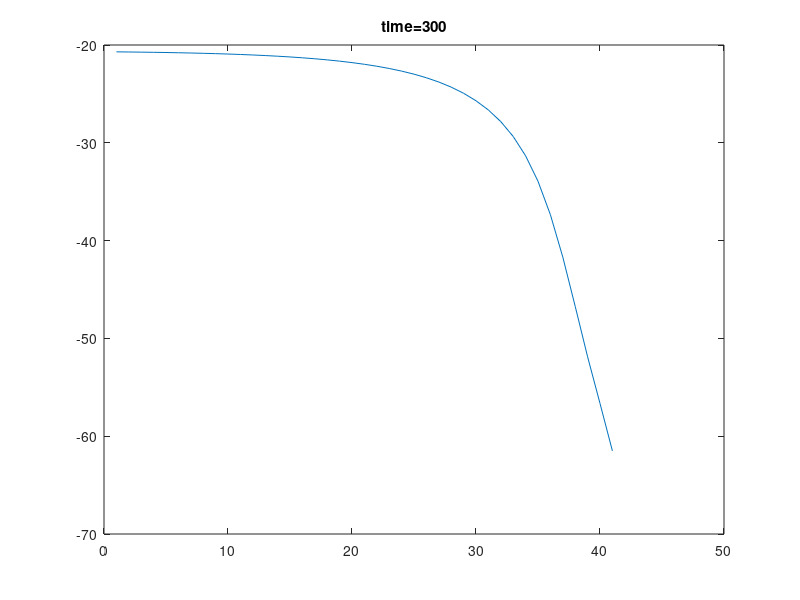

MATLAB code to generate this figure:
function [] = Richard1dTest()
% Richars equation 1D solver tester.
% The function focus on fix Dirichlet BC.
% This function serves as a simple tester for all Richard solver developed in this
% project.
%
% Input parameters:
%
% Output parameters:
%
% Examples:
%
% % Short description of example, followed by Matlab code line
% >> matlab code of example
%
% See also: 
% Author:   Wei Xing
% History:  03/05/2017  file created
%
%% Parameter Initial 
%     % Set standard initialization parameter
%        InitOptStandard = [0.2, 0.25, 0];
%        % InitRand = 0.3 (use normal random inoculation with 30% of domain of variables),
%        % InitNindKeep = 0.2 (keep 20% maximal)
%        % InitNindUniform = 0 (create no random individuals)
%     % Check input parameters
%        % At least the first 2 input parameters are necessary
%        if nargin < 2,  error('Not enough input parameters (at least 2 parameters - individuals and Nind)'); end
%        if isnan(PopInit), PopInit = []; end
%        % The 3. input parameter is optional, default is []
%        if nargin < 3,  VLUB = []; end
%     % the 4. input parameter is optional and can contain multiple options
%        if nargin < 4, InitOpt = []; end
%        if isnan(InitOpt), InitOpt = []; end
%        % When too many options are contained in InitOpt, issue a warning and 
%        % shorten the parameter vector
%        if length(InitOpt) > length(InitOptStandard), 
%           InitOpt = InitOpt(1:length(InitOptStandard)); 
%           warning(' Too many parameters in InitOpt! InitOpt was shortened.');
%        end
tic
%% Setup
% Spatial setup
lengthZ=40;
deltaZ=1;
nZ=lengthZ/deltaZ+1;

% Temporal setup
lengthTime=300;
deltaTime=1;
nTime=lengthTime/deltaTime;

% Iteration solver setup
nMaxIteration=1000;
miniIteError=0.1;


%% Initialize mesh
% [X,Z] = meshgrid(0:deltaX:lengthX,0:deltaZ:lengthZ);
[Z] = ndgrid(0:deltaZ:lengthZ);

%%  Permeability field
lengthcale=100;     
%larger number means less stochastic (more correlation as one zooms in the 
%field) field. Thus gives smoother result.
scale=0.005;
% overall magnitude of the permeability field. decide the changing speed.

Ks=permeabilityField([Z(:)],lengthcale)*scale;


%% initial conditions and boundary value (DBC)
h_init=ones(nZ,1)*-61.5;               %value for all initial points

h_init(1,1)=-20.7;       %value for top DBC
h_init(end,1)=-61.5;     %value for bottom DBC


dbcFlag=zeros(nZ,1);
dbcFlag(1)=1;
dbcFlag(end)=1;

%Auxiliary variable
% P=diag(dbcFlag);

dbcIndex=find(dbcFlag);
nodeIndex=find(~dbcFlag);

nNode=sum(~dbcFlag);


%% Main

imethod=3;

H=h_init;
for t=1:nTime
    
    H_PreviousTime=H;
    
    for k=1:nMaxIteration 
    
        H0=H;
        
        C=theataDifFunc(H);
        K=kFunc(H);
        
            %% Method I
            %initialize
            A=zeros(nNode);
            B=zeros(nNode,1);

            %Assemble Ax+B=0;

            switch imethod 
                case 1 
                    
                    indexMatrix=zeros(nZ,1);
                    indexMatrix(2:end-1)=1:nZ-2;                
                    i=1;
                    
                    for j =2:nZ-1

                        kHalfUp   =(K(j,i)+K(j-1,i))/2;
                        kHalfDown =(K(j,i)+K(j+1,i))/2;

                        cCenter=C(j,i);


                        wUp   = -kHalfUp  ./deltaZ^2;
                        wDown = -kHalfDown./deltaZ^2;

                        wCenter=cCenter/deltaTime-wUp-wDown;
                        b=(kHalfDown-kHalfUp)/deltaZ-H_PreviousTime(j,i)*cCenter/deltaTime;

%                         indexCenter=j;
%                         indexUp=j-1;
%                         indexDown=j+1;

                        indexCenter=indexMatrix(j,i);
                        indexUp=indexMatrix(j-1,i);
                        indexDown=indexMatrix(j+1,i);

                        %Check BC and modify 
                        %check if top BC
                        if j==2 
                            indexUp=0;
                            b=b+wUp*H(j-1,i);
                        end

                        %check if bottom BC
                        if j==nZ-1 
                            indexDown=0;
                            b=b+wDown*H(j+1,i);
                        end


                        if indexUp>0 A(indexCenter,indexUp)=wUp; end
                        if indexDown>0 A(indexCenter,indexDown)=wDown; end

                        A(indexCenter,indexCenter)=wCenter;
                        B(indexCenter,1)=b;

                    end
                    
                case 2          %% Method II semi-Vectorize code                                                  
                    Atemp=zeros(nZ);
                    Btemp=zeros(nZ,1);
%                     nZ=nNode;

                    for i=2:nZ-1    % for all non-boundary points

                %        w_center(i)= (2*K(i)+ K(i-1)+K(i+1))/(4*deltaZ^2)+C(i)/deltaT;
                %        w_up(i)    = (K(i)+ K(i-1))/(-2*deltaZ^2);
                %        w_down(i)  = (K(i)+ K(i+1))/(-2*deltaZ^2); 
                %        b(i)       = (K(i+1)-K(i-1))/(2*deltaZ);

                       Atemp(i,i)   = (2*K(i)+ K(i-1)+K(i+1))/(2*deltaZ^2)+C(i)/deltaTime;
                       Atemp(i,i-1) = (K(i)+ K(i-1))/(-2*deltaZ^2);
                       Atemp(i,i+1) = (K(i)+ K(i+1))/(-2*deltaZ^2); 
                       Btemp(i)     = (K(i+1)-K(i-1))/(2*deltaZ)-H_PreviousTime(i)*C(i)/deltaTime;

                    end

%                     dbcFlag=zeros(nZ,1);
%                     dbcFlag(1)=1;
%                     dbcFlag(end)=1;
% 
%                     P=diag(dbcFlag);
% 
% 
%                     dbcIndex=find(dbcFlag);
%                     nodeIndex=find(~dbcFlag);

                    A=Atemp(nodeIndex,nodeIndex);
                    B=Btemp(nodeIndex)+Atemp(nodeIndex,dbcIndex)*H(dbcIndex);
                    
                    
                    
                    
                case 3      %% Method III Vectorize code    
                    
                    Ac = (2.*K+ circshift(K,1)+circshift(K,-1))/(2*deltaZ^2)+C/deltaTime;   %first and last elements are meaningless                    
%                         Ac([1,end])=[0;0];      %make explicit for first and last elements to be meaningless. This line is NOT necessary for the code to run.   

                    Au = (K+ circshift(K,1))/(-2*deltaZ^2);                         
%                         Au([end,end-1])=[0;0];      %make explicit for first and last elements to be meaningless. This line is NOT necessary for the code to run.       
                    
                    Ad = (K+ circshift(K,-1))/(-2*deltaZ^2);                            
%                         Ad([1,2])=[0;0];      %make explicit for first and last elements to be meaningless. This line is NOT necessary for the code to run. 
                        
                    Btemp  = (circshift(K,-1)-circshift(K,1))/(2*deltaZ)-H_PreviousTime.*C/deltaTime;
                                                                       
                    %make spare A                    
                    %Todo this part should be improve by directly creat
                    %sparse band matrix.
                    
                    Amethod=1;
                    switch Amethod 
                        case 1      %Very fast
                            Atemp=spdiags(Ac,0,nZ,nZ) +circshift(spdiags(Au,0,nZ,nZ),[0,-1]) +circshift(spdiags(Ad,0,nZ,nZ),[0,1]);                                          
                        case 2
                            Atemp=sparse (diag(Ac,0) +circshift(diag(Au,0),[0,-1]) +circshift(diag(Ad,0),[0,1]));       
                        otherwise 
%                       % Try(1)    Fail
%                         Atemp=spdiags(Ac,0) +circshift(spdiags(Au,0),[0,-1]) +circshift(spdiags(Ad,0),[0,1]);
%                       % Try(2)    Fail  
%                         Atemp=speye(nZ)*Ac +circshift(speye(nZ)*Au,[0,-1]) +circshift(speye(nZ)*Ad,[0,1]);
                    end
                                                
%                     diagAu=circshift(diag(Au,0),[0,-1]);
             
                        %Todo this part should be improve by directly creat
                        %sparse band matrix.
                        %real sparse

%                       % Try(3)    Work & time saving  
                        

                  
                    %select free node
                    A=Atemp(nodeIndex,nodeIndex);
                    B=Btemp(nodeIndex)+Atemp(nodeIndex,dbcIndex)*H(dbcIndex);
                    
                    
                otherwise 
                    error('no such method')
            end
 

            
            
%         %trime for BC
%         indexIfKnown=~any(A);
%         indexIfUnknown=any(A);
% 
%         A=A(indexIfUnknown,indexIfUnknown);
%         B=B(indexIfUnknown);


        h=A\(-B);
%         H(2:end-1)=h;
        H(nodeIndex)=h;
    
        
        sseIte=sum((H(:)-H0(:)).^2);
        if sqrt(sseIte)<miniIteError 
            break 
        end
        
    end
    TheataRecord(:,:,t)=H;
    
end
    
    toc
    
    figure(1)
    % plot(H_init);

    for t=1:nTime
        plot(TheataRecord(:,:,t))
        title(sprintf('time=%i',t))
        drawnow
        frame(t)=getframe;

    end

  
end


%% 
function D=vec2dig(v,D,i)
% add vector to a (sparse) diagal matrix at i diagonal 
% size(v,1) must equal to size(D,1). 

    Dc=diag(v);
    




end





function [A2,b2]=Picard_v1(H,H_PreviousTime,deltaT,K,C,nZ)

    A=zeros(nZ);
    b=zeros(nZ,1);
    
    for i=2:nZ-1    % for all non-boundary points
        
%        w_center(i)= (2*K(i)+ K(i-1)+K(i+1))/(4*deltaZ^2)+C(i)/deltaT;
%        w_up(i)    = (K(i)+ K(i-1))/(-2*deltaZ^2);
%        w_down(i)  = (K(i)+ K(i+1))/(-2*deltaZ^2); 
%        b(i)       = (K(i+1)-K(i-1))/(2*deltaZ);
       
       A(i,i)  = (2*K(i)+ K(i-1)+K(i+1))/(4*deltaZ^2)+C(i)/deltaT;
       A(i,i-1)  = (K(i)+ K(i-1))/(-2*deltaZ^2);
       A(i,i+1)  = (K(i)+ K(i+1))/(-2*deltaZ^2); 
       b(i)       = (K(i+1)-K(i-1))/(2*deltaZ);
       
    end

    dbcFlag=zeros(nZ);
    dbcFlag(1)=1;
    dbcFlag(end)=1;
    
    P=diag(dbcFlag);
    
    
    dbcIndex=find(dbcFlag);
    nodeIndex=~dbcIndex;
    
    A2=A(nodeIndex,nodeIndex);
    b2=b(nodeIndex)-A(nodeIndex,dbcIndex)*H(dbcIndex);


end








function [A,B]=axbPicard(H,H_PreviousTime,K,C)
%% Assemble Ax+B=0 with New Vectorization 
% H,K,C are value at all grid point (in order to calculate coifficients)
% size (A) ~= size(H);
%         H0=H;
    H_all(2:end-1,2:end-1)=H;

    C_all=theataDifFunc(H_all);
    C=C_all(2:end-1,2:end-1);

    K_all=kFunc(H_all);
    K=K_all(2:end-1,2:end-1);

    zdiffK_all=diff(K_all,1,1);
    xdiffK_all=diff(K_all,1,2);

    wUp   = -1./deltaZ^2 .* (K - zdiffK_all(1:end-1,2:end-1)./2);
    wDown = -1./deltaZ^2 .* (K + zdiffK_all(2:end,  2:end-1)./2);

    wLeft = -1./deltaX^2 .* (K - xdiffK_all(2:end-1,1:end-1)./2);
    wRight= -1./deltaX^2 .* (K + xdiffK_all(2:end-1,2:end)./2);

    wCenter=C./deltaTime-wUp-wDown-wLeft-wRight;

    b= (zdiffK_all(2:end, 2:end-1)+ zdiffK_all(1:end-1,2:end-1))./2 ./deltaZ ...
       -H_PreviousTime .* C ./ deltaTime;

    %update BC neighbour influence to Ax+B=0              
    B= b(:) + wUp(:)   .*topDbcValue...
            + wDown(:) .*bottomDbcValue...
            + wLeft(:) .*leftDbcValue...
            + wRight(:).*rightDbcValue;    

    wUp    = wUp(:)   .* (topDbcValue==0); 
    wDown  = wDown(:) .* (bottomDbcValue==0); 
    wLeft  = wLeft(:) .* (leftDbcValue==0); 
    wRight = wRight(:).* (rightDbcValue==0); 
    wCenter=wCenter(:);

    %Way I. heavy time cost. Not sparse
%         A=  diag(wUp(2:end),1)+diag(wDown(1:end-1),-1)...
%             +diag(wLeft(nNodeZ+1:end),-nNodeZ)+diag(wRight(1:end-nNodeZ),nNodeZ)...       
%             +diag(wCenter,0);

    %Way II.
    band=zeros(nNodeZ*nNodeX,5);
    band(1:end-nNodeZ,1)= wLeft(nNodeZ+1:end);
    band(1:end-1,2)= wDown(1:end-1);
    band(:,3)= wCenter;
    band(1+1:end,4)= wUp(1+1:end);
    band(1+nNodeZ:end,5)= wRight(1:end-nNodeZ);

    A = spdiags(band,[-nNodeZ,-1,0,1,nNodeZ],nNodeZ*nNodeX,nNodeZ*nNodeX);

end
    
  
function [A,b]=RichardsPicard(h0,hPreviousTime,deltaT,K,C)

        H_all(2:end-1,2:end-1)=H; 
        C_all=theataDifFunc(H_all);
    
    
    
    
    
    
end









%%
function theata=theataFunc(h)
theataS=0.287;
theataR=0.075;
alpha=1.611e6;
beta=3.96;

result=alpha.*(theataS-theataR)/(alpha+abs(h).^beta)+theataR;
end

function theataDif=theataDifFunc(h)
theata_s=0.287;
theata_r=0.075;
alpha=1.611e6;
beta=3.96;

theataDif=-alpha.*(theata_s-theata_r).*-1.*(alpha+abs(h).^beta).^(-2).*abs(h).^(beta-1);

end

function result=kFunc(h)
rho=1.175e6;
r=4.74;
k_s=0.00944;

result=k_s.*rho./(rho+abs(h).^r);
end

function result=kFieldFunc(h,ks)
% h and k must be the same sizes
rho=1.175e6;
r=4.74;

result=ks.*rho./(rho+abs(h).^r);
end


function Ks=permeabilityField(X,lengthcale)
% permeability generator (log-normal) given X coordinates and measure lengthscale.
%
% log(ks)=z~N(0,cov(x1,x2))
% cov[z_{12}]=cov(x1,x2)=exp(-|x1-x2|/c) and E[z]=0
%
% pointCoordinate=[X(:),Z(:)];

%larger number means less stochastic field. Thus less smooth.
% lengthcale=10; 

[nX,dimX]=size(X);

%calculate distance matrix
distance = pdist(X);
distanceMatrix = squareform(distance);

%calculate covariance matrix
covMatrix=exp(-distanceMatrix./lengthcale);    

% KL decomposition on covariance matrix via SVD/eigen decomposition
% [klBasis,klEigenValue] = eigs(covMatrix,nY*nX); 
[klBasis,klEigenValue,~] = svds(covMatrix,nX); 


% [nKlBasis,~]=sizes(klBasis);


%Generate independent normal samples 
seed=101;
rng(seed);
sample= randn(nX,1);

%make multivariate Gaussian distributions with samples. zero mean.
%Covariance specified though KL basis.
Ks=klBasis*sqrt(klEigenValue)*sample;
% Ks=reshape(Ks,nY,nX);

% a log (multi) normal permeability field
Ks=exp(Ks);

end

